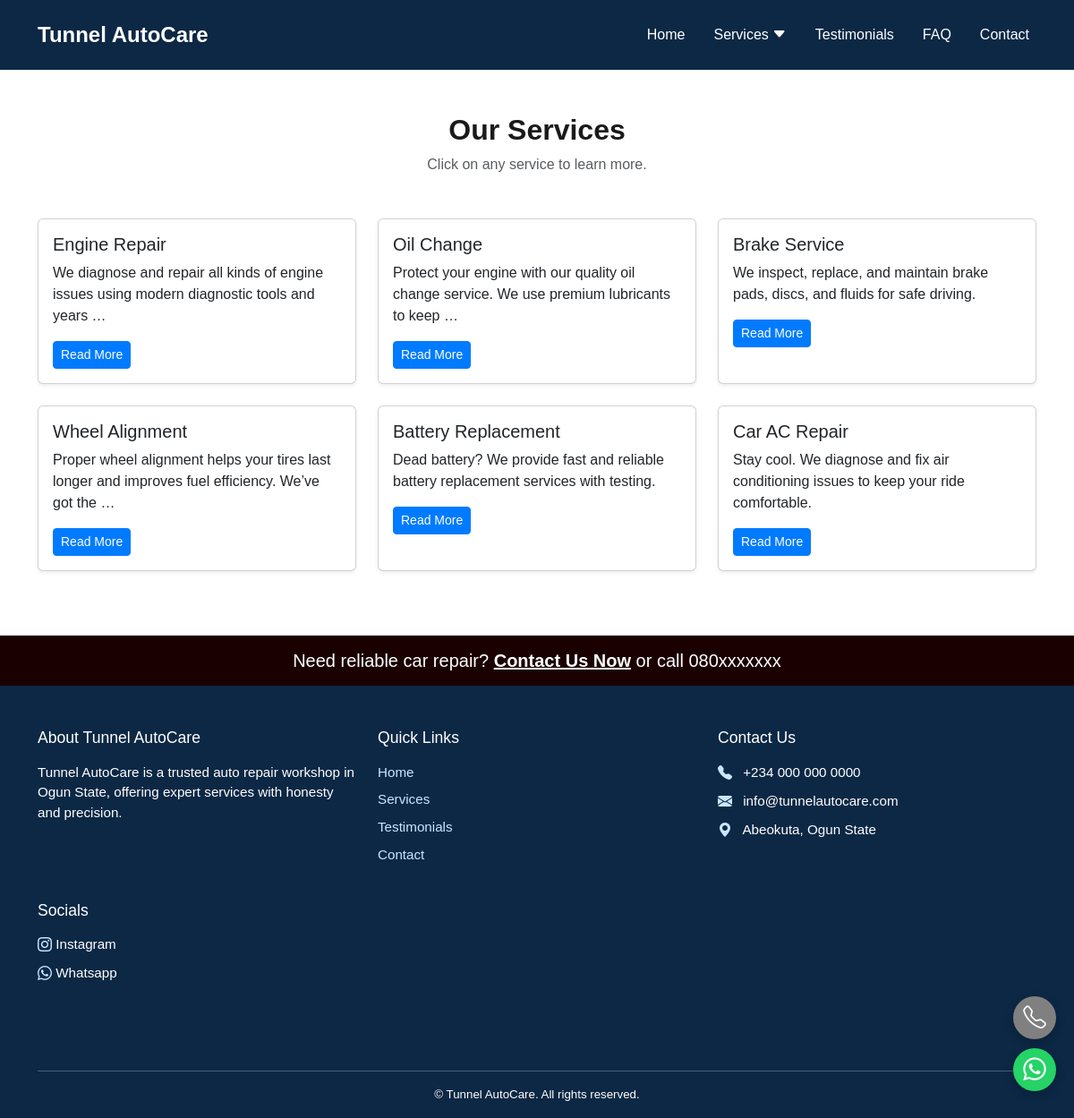
Page /services/ on the committed database.
### webpages/models.py (models this page shows, shortened)
class Service(models.Model):
    title = models.CharField(max_length=100)
    description = models.TextField()
    image = models.ImageField(upload_to='services/', blank=True, null=True)
    slug = models.SlugField(unique=True, blank=True)

### webpages/views.py (the view)
# urls.py: path('services/', views.services_page, name='services'),
def services_page(request):
    services = Service.objects.all()
    return render(request, 'webpages/services.html', {'services': services})

### webpages/context_processors.py (called while the page is built)
def services_dropdown(request):
    services = Service.objects.all().order_by('title')[:6]
    return {'services_nav': services}

### webpages/templates/webpages/services.html (shortened to what this page needs)
{% extends 'webpages/base.html' %}
{% block content %}
<section class="py-5">
  <div class="container">
    <div class="text-center mb-5">
      <h2 class="fw-bold">Our Services</h2>
      <p class="text-muted">Click on any service to learn more.</p>
    </div>
    <div class="row">
      {% for service in services %}
        <div class="col-md-4 mb-4">
          <div class="card h-100 shadow-sm">
            <div class="card-body">
              <h5 class="card-title">{{ service.title }}</h5>
              <p class="card-text">{{ service.description|truncatewords:15 }}</p>
              <a href="{% url 'service_detail' service.slug %}" class="btn btn-sm btn-primary">Read More</a>
            </div>
          </div>
        </div>
      {% endfor %}
    </div>
  </div>
</section>
{% endblock %}

### webpages/templates/webpages/base.html (shortened to what this page needs)
{% load static %}
<!DOCTYPE html>
<html lang="en">
<head>
  <link href="https://cdn.jsdelivr.net/npm/bootstrap@5.3.3/dist/css/bootstrap.min.css" rel="stylesheet" />
  <link rel="stylesheet" href="{% static 'webpages/css/style.css' %}" />
  <link rel="stylesheet" href="https://cdn.jsdelivr.net/npm/bootstrap-icons@1.10.5/font/bootstrap-icons.css">
</head>
<body>
<nav class="navbar navbar-expand-lg">
  <div class="container">
  <a class="navbar-brand" href="{% url 'home' %}">Tunnel AutoCare</a>
  <div class="collapse navbar-collapse" id="navbarContent">
    <ul class="navbar-nav ms-auto mb-2 mb-lg-0">
      <li class="nav-item me-3"><a class="nav-link {% if request.resolver_match.url_name == 'home' %}active{% endif %}" href="{% url 'home' %}">Home</a></li>
      <li class="nav-item dropdown">
        <a class="nav-link me-3 dropdown-toggle d-flex align-items-center " href="#" id="servicesDropdown" data-bs-toggle="dropdown" role="button" aria-expanded="false">
          Services
          <i class="bi bi-caret-down-fill ms-1 dropdown-arrow"></i>
        </a>
      </li>
      <li class="nav-item me-3"><a class="nav-link" href="#testimonials">Testimonials</a></li>
      <li class="nav-item me-3"><a class="nav-link" href="#faq">FAQ</a></li>
      <li class="nav-item"><a class="nav-link {% if request.resolver_match.url_name == 'contact' %}active{% endif %}" href="{% url 'contact' %}">Contact</a></li>
    </ul>
  </div>
</nav>
  <main class="py-0">
    {% block content %}{% endblock %}
  </main>
<section class="repair-tab py-3 text-center">
  <div class="container">
    <h5 class="mb-0">Need reliable car repair? <a href="#contact" class="text-white fw-bold text-decoration-underline">Contact Us Now</a> or call 080xxxxxxx</h5>
  </div>
</section>
<footer class="site-footer">
  <div class="container">
    <div class="row text-white py-5">
      <div class="col-md-4 mb-4">
        <h5>About Tunnel AutoCare</h5>
        <p>
          Tunnel AutoCare is a trusted auto repair workshop in Ogun State, offering expert services with honesty and precision.
        </p>
      </div>
      <div class="col-md-4 mb-4">
        <h5>Quick Links</h5>
        <ul class="list-unstyled">
          <li><a href="{% url 'home' %}">Home</a></li>
          <li><a href="{% url 'services' %}">Services</a></li>
          <li><a href="#testimonials">Testimonials</a></li>
          <li><a href="{% url 'contact' %}">Contact</a></li>
        </ul>
      </div>
      <div class="col-md-4 mb-4">
        <h5>Contact Us</h5>
        <p><i class="bi bi-telephone-fill me-2"></i> +234 000 000 0000</p>
        <p><i class="bi bi-envelope-fill me-2"></i> info@tunnelautocare.com</p>
        <p><i class="bi bi-geo-alt-fill me-2"></i> Abeokuta, Ogun State</p>
      </div>
      <div class="col-md-4 mb-4">
            <h5>Socials</h5>
            <p><i class="bi bi-instagram"></i> Instagram</p>
            <p><i class="bi bi-whatsapp"></i> Whatsapp</p>
        </div>
    </div>
    <hr class="bg-light" />
    <div class="text-center pb-3 text-white small">
      &copy; {{ current_year }} Tunnel AutoCare. All rights reserved.
    </div>
  </div>
</footer>
<div class="floating-buttons">
    <a href="tel:+2340000000000" class="floating-btn call">
        <i class="bi bi-telephone"></i>
    </a>
    <a href="https://wa.me/2340000000000" class="floating-btn whatsapp" target="_blank">
        <i class="bi bi-whatsapp"></i>
    </a>
</div>
</body>
</html>

### static/webpages/css/style.css (style rules this page uses)
body { background-color: #ffffff; color: #1a1a1a; font-family: 'Georgia', sans-serif; margin: 0; padding: 0; }
.navbar { background-color: #0c2845; padding: 1rem 0; }
.navbar-brand { color: #ffffff; font-size: 1.5rem; font-weight: bold; }
.navbar-nav .nav-link { color: #ffffff; font-weight: 500; transition: color 0.3s ease; }
.nav-link { position: relative; color: white !important; transition: color 0.3s ease-in-out; }
.nav-link::after { content: ''; position: absolute; left: 0; bottom: 0; width: 100%; height: 3px; background-color: rgba(255, 0, 0, 0.54); transform: scaleX(0); transform-origin: left; transition: transform 0.3s ease-in-out; }
.btn-primary { background-color: #007bff; border-color: #007bff; transition: background-color 0.3s ease; }
.site-footer { background-color: #0c2845; color: #ffffff; font-size: 0.95rem; }
.site-footer a { color: #cce6ff; text-decoration: none; }
.site-footer h5 { font-size: 1.1rem; color: #ffffff; margin-bottom: 1rem; }
.site-footer p, .site-footer li { margin-bottom: 0.5rem; }
.site-footer .bi { color: #cce6ff; font-size: 1rem; vertical-align: middle; }
.floating-buttons { position: fixed; bottom: 30px; right: 20px; display: flex; flex-direction: column; gap: 10px; z-index: 999; }
.floating-btn { display: flex; align-items: center; justify-content: center; width: 48px; height: 48px; border-radius: 50%; color: #fff; font-size: 1.6rem; text-decoration: none; box-shadow: 0 4px 12px rgba(0, 0, 0, 0.2); }
.floating-btn.call { background-color: grey; }
.floating-btn.whatsapp { background-color: #25d366; }
.dropdown-arrow { transition: transform 0.3s ease; }
.navbar .dropdown-toggle::after { display: none; }
.repair-tab { background-color: rgb(27, 0, 0); color: #ffffff; }

### rows in the picture
Service: title "Engine Repair", description "We diagnose and repair all kinds of engine issues using modern diagnostic tools and years …"
Service: title "Oil Change", description "Protect your engine with our quality oil change service. We use premium lubricants to keep …"
Service: title "Brake Service", description "We inspect, replace, and maintain brake pads, discs, and fluids for safe driving."
Service: title "Wheel Alignment", description "Proper wheel alignment helps your tires last longer and improves fuel efficiency. We’ve got the …"
Service: title "Battery Replacement", description "Dead battery? We provide fast and reliable battery replacement services with testing."
Service: title "Car AC Repair", description "Stay cool. We diagnose and fix air conditioning issues to keep your ride comfortable."
